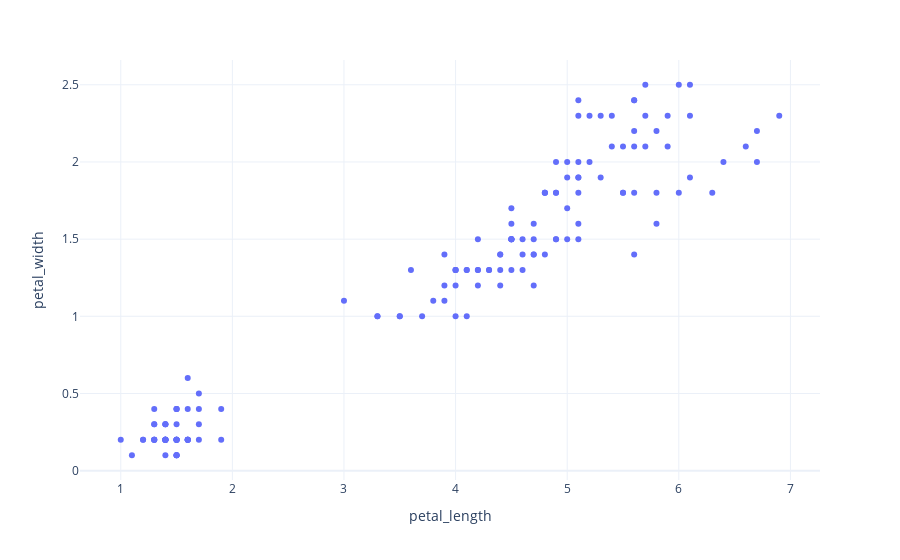

The cell this chart's notebook holds for it:
### Markdown cell above
### What if we want to inspect two (random) variables?

In this example, we want to examine the relationship between petal width and length in the dataset. 

Write a function that will compute a quantitative measure of this relationship:
- compute the mean for both variables
- for each observation, find a product of differences between the observation and the mean for both variables
- sum all the differences and divide them by the number of observations.

### Code cell
fig = px.scatter(dataset, x='petal_length', y='petal_width')
fig.update_layout(template='plotly_white')
fig.show()

def compute_covariance(var1, var2):

    assert var1.shape[0] == var2.shape[0]
    observation_count = var1.shape[0]
    
    cov = None

    # TODO: code here
    
    var1_mean = compute_mean(var1)
    var2_mean = compute_mean(var2)

    cov = [(var1[i] - var1_mean) * (var2[i] - var2_mean) for i in range(observation_count)]
    cov = sum(cov) / observation_count

    # TODO: end
    
    return cov

compute_covariance(dataset['petal_length'], dataset['petal_width'])

### Figure 1 — Plotly figure (JSON) as saved in the notebook; plotly's stock layout.template omitted (floating-point values rounded to 4 significant figures; data arrays with more than 128 entries replaced by an {"elided": "..."} marker saying what was removed)
{"data": [{"hovertemplate": "petal_length=%{x}<br>petal_width=%{y}<extra></extra>", "legendgroup": "", "marker": {"color": "#636efa", "symbol": "circle"}, "mode": "markers", "name": "", "orientation": "v", "showlegend": false, "type": "scatter", "x": {"elided": "150 float values"}, "xaxis": "x", "y": {"elided": "150 float values"}, "yaxis": "y"}], "layout": {"autosize": true, "legend": {"tracegroupgap": 0}, "margin": {"t": 60}, "xaxis": {"anchor": "y", "autorange": true, "domain": [0, 1], "range": [0.643, 7.257], "title": {"text": "petal_length"}, "type": "linear"}, "yaxis": {"anchor": "x", "autorange": true, "domain": [0, 1], "range": [-0.08583, 2.686], "title": {"text": "petal_width"}, "type": "linear"}}}
